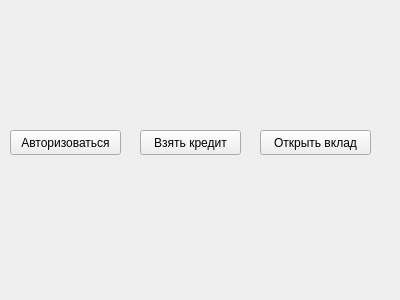
<?xml version="1.0" encoding="UTF-8"?>
<ui version="4.0">
 <class>MenuWidg</class>
 <widget class="QWidget" name="MenuWidg">
  <property name="geometry">
   <rect>
    <x>0</x>
    <y>0</y>
    <width>400</width>
    <height>300</height>
   </rect>
  </property>
  <property name="windowTitle">
   <string>Form</string>
  </property>
  <widget class="QPushButton" name="logIn_btn">
   <property name="geometry">
    <rect>
     <x>10</x>
     <y>130</y>
     <width>111</width>
     <height>25</height>
    </rect>
   </property>
   <property name="text">
    <string>Авторизоваться</string>
   </property>
  </widget>
  <widget class="QPushButton" name="loan_btn">
   <property name="geometry">
    <rect>
     <x>140</x>
     <y>130</y>
     <width>101</width>
     <height>25</height>
    </rect>
   </property>
   <property name="text">
    <string>Взять кредит</string>
   </property>
  </widget>
  <widget class="QPushButton" name="savings_btn">
   <property name="geometry">
    <rect>
     <x>260</x>
     <y>130</y>
     <width>111</width>
     <height>25</height>
    </rect>
   </property>
   <property name="text">
    <string>Открыть вклад</string>
   </property>
  </widget>
 </widget>
 <resources/>
 <connections/>
</ui>
